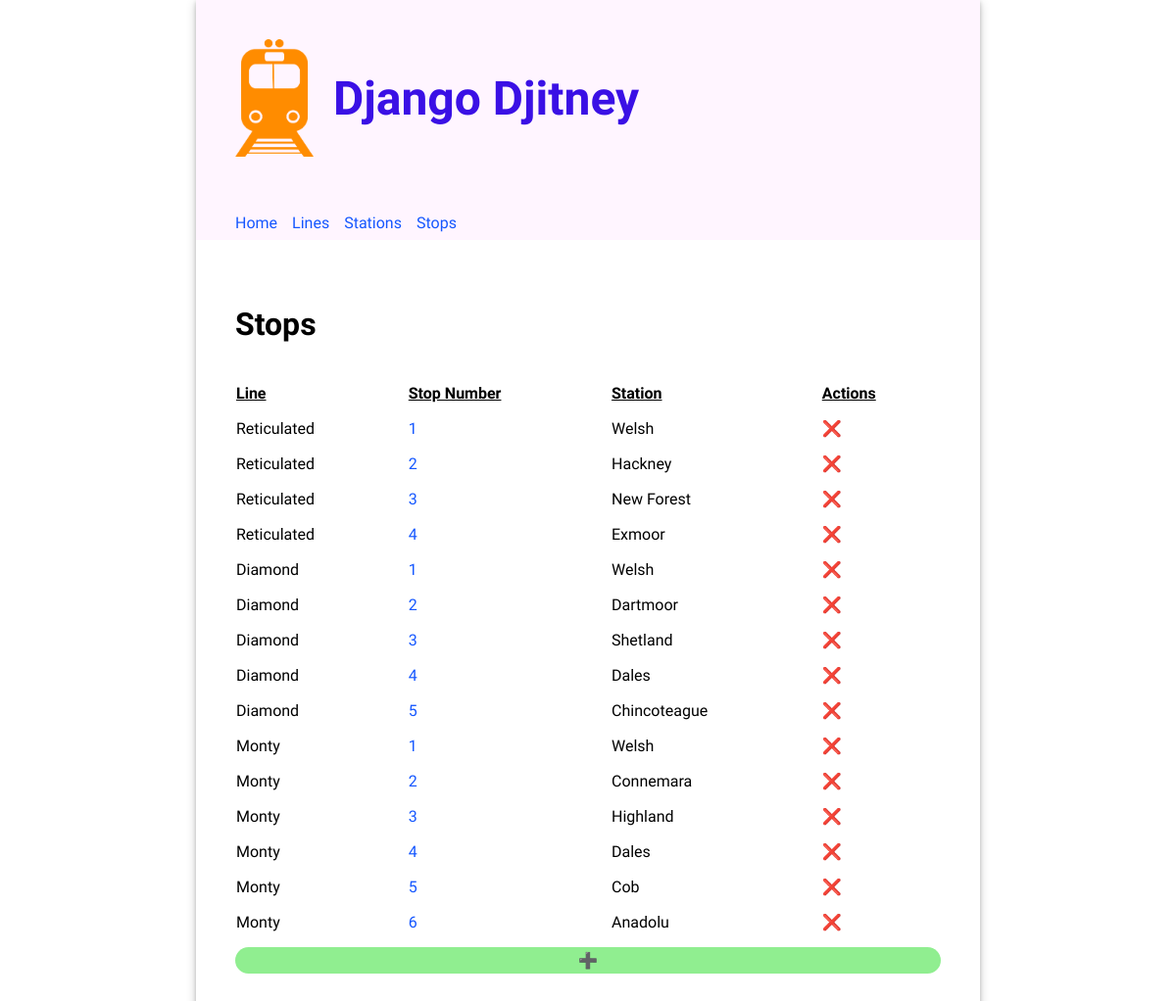
The app's page /stops/ with its own data.
### routes/models.py (models this page shows, shortened)
class Stop(models.Model):
  class Meta:
    unique_together = (('line', 'stop_number'))
  line = models.ForeignKey(Line, on_delete=models.CASCADE)
  station = models.ForeignKey(Station, on_delete=models.CASCADE)
  stop_number = models.PositiveIntegerField()

class Line(models.Model):
  name = models.CharField(unique=True, max_length=200)

class Station(models.Model):
  name = models.CharField(unique=True, max_length=200)
  accessible = models.BooleanField(default=False)

### routes/views.py (the view)
# urls.py: path('stops/', views.StopsView.as_view(), name='stops' ),
class StopsView(ListView):
  template_name = "routes/stops.html"
  model = Stop

### routes/templates/routes/stops.html (shortened to what this page needs)
{% extends 'base.html' %}
{% load static %}
{% block content %}
  <div>
    <h2>Stops</h2>
    <table class="line-table">
      <thead>
        <tr>
          <th>Line</th>
          <th>Stop Number</th>
          <th>Station</th>
          <th>Actions</th>
        </tr>
      </thead>
      <tbody>
      {% for stop in object_list %}
        <tr>
          <td>{{ stop.line.name }}</td>
          <td><a href="{% url "update_stop" stop.id %}">{{ stop.stop_number }}</a></td>
          <td>{{ stop.station.name }}</td>
          <td><a href="{% url "delete_stop" stop.id %}" style="text-decoration: none; color: inherit;">❌</a></td>
        </tr>
      {% endfor %}
      </tbody>
    </table>
    <a href="{% url "create_stop" %}" style="display: inherit; text-align: center; border-radius: 15px; text-decoration: none; color: inherit; padding: 4px; background-color: lightgreen;">➕</a>
  </div>
{% endblock %}

### routes/static/routes/style.css (style rules this page uses)
body { font-family: "Oxygen", sans-serif; margin: 0; }
main h2 { font-size: 2em; }
main table { text-align: left; border-collapse: separate; border-spacing: 0 15px; width: 100%; }
main table th { text-align: left; border-collapse: separate; border-spacing: 0 15px; text-decoration: underline; }
a { text-decoration: none; color: #1557ff; }

### records on screen
Stop: line.name "Reticulated", stop_number "1", station.name "Welsh"
Stop: line.name "Reticulated", stop_number "2", station.name "Hackney"
Stop: line.name "Reticulated", stop_number "3", station.name "New Forest"
Stop: line.name "Reticulated", stop_number "4", station.name "Exmoor"
Stop: line.name "Diamond", stop_number "1", station.name "Welsh"
Stop: line.name "Diamond", stop_number "2", station.name "Dartmoor"
Stop: line.name "Diamond", stop_number "3", station.name "Shetland"
Stop: line.name "Diamond", stop_number "4", station.name "Dales"
Stop: line.name "Diamond", stop_number "5", station.name "Chincoteague"
Stop: line.name "Monty", stop_number "1", station.name "Welsh"
Stop: line.name "Monty", stop_number "2", station.name "Connemara"
Stop: line.name "Monty", stop_number "3", station.name "Highland"
Stop: line.name "Monty", stop_number "4", station.name "Dales"
Stop: line.name "Monty", stop_number "5", station.name "Cob"
Stop: line.name "Monty", stop_number "6", station.name "Anadolu"
